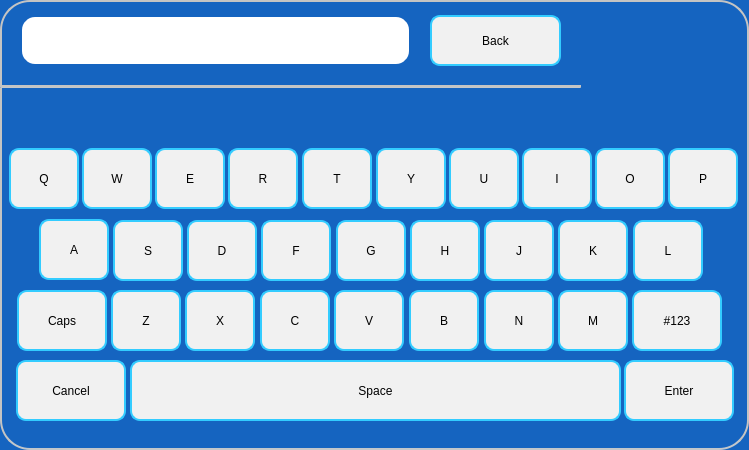
  <widget class="QFrame" name="frEnglishAlpha">
   <property name="geometry">
    <rect>
     <x>10</x>
     <y>10</y>
     <width>749</width>
     <height>450</height>
    </rect>
   </property>
   <property name="styleSheet">
    <string notr="true">	 border: 2px solid #C4C4C3;
    border-bottom-color: #C2C7CB; /* same as the pane color */
    border-radius: 30px;
color: rgb(0, 0, 0);
font: 75 16pt &quot;Roboto Medium&quot;;
background-color: rgb(21, 100, 192);</string>
   </property>
   <property name="frameShape">
    <enum>QFrame::StyledPanel</enum>
   </property>
   <property name="frameShadow">
    <enum>QFrame::Raised</enum>
   </property>
   <widget class="QPushButton" name="pbQ">
    <property name="geometry">
     <rect>
      <x>9</x>
      <y>148</y>
      <width>70</width>
      <height>61</height>
     </rect>
    </property>
    <property name="focusPolicy">
     <enum>Qt::NoFocus</enum>
    </property>
    <property name="styleSheet">
     <string notr="true">background-color: rgb(241, 241, 241);
border-width: 2px;
border-color:  rgb(51, 204, 255);
border-style: solid;
border-radius: 10;
color: rgb(0, 0, 0);
font: 75 16pt &quot;Roboto Medium&quot;;</string>
    </property>
    <property name="text">
     <string>Q</string>
    </property>
   </widget>
   <widget class="QPushButton" name="pbW">
    <property name="geometry">
     <rect>
      <x>82</x>
      <y>148</y>
      <width>70</width>
      <height>61</height>
     </rect>
    </property>
    <property name="focusPolicy">
     <enum>Qt::NoFocus</enum>
    </property>
    <property name="styleSheet">
     <string notr="true">background-color: rgb(241, 241, 241);
border-width: 2px;
border-color:  rgb(51, 204, 255);
border-style: solid;
border-radius: 10;
color: rgb(0, 0, 0);
font: 75 16pt &quot;Roboto Medium&quot;;</string>
    </property>
    <property name="text">
     <string>W</string>
    </property>
   </widget>
   <widget class="QPushButton" name="pbE">
    <property name="geometry">
     <rect>
      <x>155</x>
      <y>148</y>
      <width>70</width>
      <height>61</height>
     </rect>
    </property>
    <property name="focusPolicy">
     <enum>Qt::NoFocus</enum>
    </property>
    <property name="styleSheet">
     <string notr="true">background-color: rgb(241, 241, 241);
border-width: 2px;
border-color:  rgb(51, 204, 255);
border-style: solid;
border-radius: 10;
color: rgb(0, 0, 0);
font: 75 16pt &quot;Roboto Medium&quot;;</string>
    </property>
    <property name="text">
     <string>E</string>
    </property>
   </widget>
   <widget class="QPushButton" name="pbR">
    <property name="geometry">
     <rect>
      <x>228</x>
      <y>148</y>
      <width>70</width>
      <height>61</height>
     </rect>
    </property>
    <property name="focusPolicy">
     <enum>Qt::NoFocus</enum>
    </property>
    <property name="styleSheet">
     <string notr="true">background-color: rgb(241, 241, 241);
border-width: 2px;
border-color:  rgb(51, 204, 255);
border-style: solid;
border-radius: 10;
color: rgb(0, 0, 0);
font: 75 16pt &quot;Roboto Medium&quot;;</string>
    </property>
    <property name="text">
     <string>R</string>
    </property>
   </widget>
   <widget class="QPushButton" name="pbT">
    <property name="geometry">
     <rect>
      <x>302</x>
      <y>148</y>
      <width>70</width>
      <height>61</height>
     </rect>
    </property>
    <property name="focusPolicy">
     <enum>Qt::NoFocus</enum>
    </property>
    <property name="styleSheet">
     <string notr="true">background-color: rgb(241, 241, 241);
border-width: 2px;
border-color:  rgb(51, 204, 255);
border-style: solid;
border-radius: 10;
color: rgb(0, 0, 0);
font: 75 16pt &quot;Roboto Medium&quot;;</string>
    </property>
    <property name="text">
     <string>T</string>
    </property>
   </widget>
   <widget class="QPushButton" name="pbY">
    <property name="geometry">
     <rect>
      <x>376</x>
      <y>148</y>
      <width>70</width>
      <height>61</height>
     </rect>
    </property>
    <property name="focusPolicy">
     <enum>Qt::NoFocus</enum>
    </property>
    <property name="styleSheet">
     <string notr="true">background-color: rgb(241, 241, 241);
border-width: 2px;
border-color:  rgb(51, 204, 255);
border-style: solid;
border-radius: 10;
color: rgb(0, 0, 0);
font: 75 16pt &quot;Roboto Medium&quot;;</string>
    </property>
    <property name="text">
     <string>Y</string>
    </property>
   </widget>
   <widget class="QPushButton" name="pbU">
    <property name="geometry">
     <rect>
      <x>449</x>
      <y>148</y>
      <width>70</width>
      <height>61</height>
     </rect>
    </property>
    <property name="focusPolicy">
     <enum>Qt::NoFocus</enum>
    </property>
    <property name="styleSheet">
     <string notr="true">background-color: rgb(241, 241, 241);
border-width: 2px;
border-color:  rgb(51, 204, 255);
border-style: solid;
border-radius: 10;
color: rgb(0, 0, 0);
font: 75 16pt &quot;Roboto Medium&quot;;</string>
    </property>
    <property name="text">
     <string>U</string>
    </property>
   </widget>
   <widget class="QPushButton" name="pbI">
    <property name="geometry">
     <rect>
      <x>522</x>
      <y>148</y>
      <width>70</width>
      <height>61</height>
     </rect>
    </property>
    <property name="focusPolicy">
     <enum>Qt::NoFocus</enum>
    </property>
    <property name="styleSheet">
     <string notr="true">background-color: rgb(241, 241, 241);
border-width: 2px;
border-color:  rgb(51, 204, 255);
border-style: solid;
border-radius: 10;
color: rgb(0, 0, 0);
font: 75 16pt &quot;Roboto Medium&quot;;</string>
    </property>
    <property name="text">
     <string>I</string>
    </property>
   </widget>
   <widget class="QPushButton" name="pbO">
    <property name="geometry">
     <rect>
      <x>595</x>
      <y>148</y>
      <width>70</width>
      <height>61</height>
     </rect>
    </property>
    <property name="focusPolicy">
     <enum>Qt::NoFocus</enum>
    </property>
    <property name="styleSheet">
     <string notr="true">background-color: rgb(241, 241, 241);
border-width: 2px;
border-color:  rgb(51, 204, 255);
border-style: solid;
border-radius: 10;
color: rgb(0, 0, 0);
font: 75 16pt &quot;Roboto Medium&quot;;</string>
    </property>
    <property name="text">
     <string>O</string>
    </property>
   </widget>
   <widget class="QPushButton" name="pbP">
    <property name="geometry">
     <rect>
      <x>668</x>
      <y>148</y>
      <width>70</width>
      <height>61</height>
     </rect>
    </property>
    <property name="focusPolicy">
     <enum>Qt::NoFocus</enum>
    </property>
    <property name="styleSheet">
     <string notr="true">background-color: rgb(241, 241, 241);
border-width: 2px;
border-color:  rgb(51, 204, 255);
border-style: solid;
border-radius: 10;
color: rgb(0, 0, 0);
font: 75 16pt &quot;Roboto Medium&quot;;</string>
    </property>
    <property name="text">
     <string>P</string>
    </property>
   </widget>
   <widget class="QPushButton" name="pbA">
    <property name="geometry">
     <rect>
      <x>39</x>
      <y>219</y>
      <width>70</width>
      <height>61</height>
     </rect>
    </property>
    <property name="focusPolicy">
     <enum>Qt::NoFocus</enum>
    </property>
    <property name="styleSheet">
     <string notr="true">background-color: rgb(241, 241, 241);
border-width: 2px;
border-color:  rgb(51, 204, 255);
border-style: solid;
border-radius: 10;
color: rgb(0, 0, 0);
font: 75 16pt &quot;Roboto Medium&quot;;</string>
    </property>
    <property name="text">
     <string>A</string>
    </property>
   </widget>
   <widget class="QPushButton" name="pbS">
    <property name="geometry">
     <rect>
      <x>113</x>
      <y>220</y>
      <width>70</width>
      <height>61</height>
     </rect>
    </property>
    <property name="focusPolicy">
     <enum>Qt::NoFocus</enum>
    </property>
    <property name="styleSheet">
     <string notr="true">background-color: rgb(241, 241, 241);
border-width: 2px;
border-color:  rgb(51, 204, 255);
border-style: solid;
border-radius: 10;
color: rgb(0, 0, 0);
font: 75 16pt &quot;Roboto Medium&quot;;</string>
    </property>
    <property name="text">
     <string>S</string>
    </property>
   </widget>
   <widget class="QPushButton" name="pbD">
    <property name="geometry">
     <rect>
      <x>187</x>
      <y>220</y>
      <width>70</width>
      <height>61</height>
     </rect>
    </property>
    <property name="focusPolicy">
     <enum>Qt::NoFocus</enum>
    </property>
    <property name="styleSheet">
     <string notr="true">background-color: rgb(241, 241, 241);
border-width: 2px;
border-color:  rgb(51, 204, 255);
border-style: solid;
border-radius: 10;
color: rgb(0, 0, 0);
font: 75 16pt &quot;Roboto Medium&quot;;</string>
    </property>
    <property name="text">
     <string>D</string>
    </property>
   </widget>
   <widget class="QPushButton" name="pbF">
    <property name="geometry">
     <rect>
      <x>261</x>
      <y>220</y>
      <width>70</width>
      <height>61</height>
     </rect>
    </property>
    <property name="focusPolicy">
     <enum>Qt::NoFocus</enum>
    </property>
    <property name="styleSheet">
     <string notr="true">background-color: rgb(241, 241, 241);
border-width: 2px;
border-color:  rgb(51, 204, 255);
border-style: solid;
border-radius: 10;
color: rgb(0, 0, 0);
font: 75 16pt &quot;Roboto Medium&quot;;</string>
    </property>
    <property name="text">
     <string>F</string>
    </property>
   </widget>
   <widget class="QPushButton" name="pbG">
    <property name="geometry">
     <rect>
      <x>336</x>
      <y>220</y>
      <width>70</width>
      <height>61</height>
     </rect>
    </property>
    <property name="focusPolicy">
     <enum>Qt::NoFocus</enum>
    </property>
    <property name="styleSheet">
     <string notr="true">background-color: rgb(241, 241, 241);
border-width: 2px;
border-color:  rgb(51, 204, 255);
border-style: solid;
border-radius: 10;
color: rgb(0, 0, 0);
font: 75 16pt &quot;Roboto Medium&quot;;</string>
    </property>
    <property name="text">
     <string>G</string>
    </property>
   </widget>
   <widget class="QPushButton" name="pbH">
    <property name="geometry">
     <rect>
      <x>410</x>
      <y>220</y>
      <width>70</width>
      <height>61</height>
     </rect>
    </property>
    <property name="focusPolicy">
     <enum>Qt::NoFocus</enum>
    </property>
    <property name="styleSheet">
     <string notr="true">background-color: rgb(241, 241, 241);
border-width: 2px;
border-color:  rgb(51, 204, 255);
border-style: solid;
border-radius: 10;
color: rgb(0, 0, 0);
font: 75 16pt &quot;Roboto Medium&quot;;</string>
    </property>
    <property name="text">
     <string>H</string>
    </property>
   </widget>
   <widget class="QPushButton" name="pbJ">
    <property name="geometry">
     <rect>
      <x>484</x>
      <y>220</y>
      <width>70</width>
      <height>61</height>
     </rect>
    </property>
    <property name="focusPolicy">
     <enum>Qt::NoFocus</enum>
    </property>
    <property name="styleSheet">
     <string notr="true">background-color: rgb(241, 241, 241);
border-width: 2px;
border-color:  rgb(51, 204, 255);
border-style: solid;
border-radius: 10;
color: rgb(0, 0, 0);
font: 75 16pt &quot;Roboto Medium&quot;;</string>
    </property>
    <property name="text">
     <string>J</string>
    </property>
   </widget>
   <widget class="QPushButton" name="pbK">
    <property name="geometry">
     <rect>
      <x>558</x>
      <y>220</y>
      <width>70</width>
      <height>61</height>
     </rect>
    </property>
    <property name="focusPolicy">
     <enum>Qt::NoFocus</enum>
    </property>
    <property name="styleSheet">
     <string notr="true">background-color: rgb(241, 241, 241);
border-width: 2px;
border-color:  rgb(51, 204, 255);
border-style: solid;
border-radius: 10;
color: rgb(0, 0, 0);
font: 75 16pt &quot;Roboto Medium&quot;;</string>
    </property>
    <property name="text">
     <string>K</string>
    </property>
   </widget>
   <widget class="QPushButton" name="pbL">
    <property name="geometry">
     <rect>
      <x>633</x>
      <y>220</y>
      <width>70</width>
      <height>61</height>
     </rect>
    </property>
    <property name="focusPolicy">
     <enum>Qt::NoFocus</enum>
    </property>
    <property name="styleSheet">
     <string notr="true">background-color: rgb(241, 241, 241);
border-width: 2px;
border-color:  rgb(51, 204, 255);
border-style: solid;
border-radius: 10;
color: rgb(0, 0, 0);
font: 75 16pt &quot;Roboto Medium&quot;;</string>
    </property>
    <property name="text">
     <string>L</string>
    </property>
   </widget>
   <widget class="QPushButton" name="pbZ">
    <property name="geometry">
     <rect>
      <x>111</x>
      <y>290</y>
      <width>70</width>
      <height>61</height>
     </rect>
    </property>
    <property name="focusPolicy">
     <enum>Qt::NoFocus</enum>
    </property>
    <property name="styleSheet">
     <string notr="true">background-color: rgb(241, 241, 241);
border-width: 2px;
border-color:  rgb(51, 204, 255);
border-style: solid;
border-radius: 10;
color: rgb(0, 0, 0);
font: 75 16pt &quot;Roboto Medium&quot;;</string>
    </property>
    <property name="text">
     <string>Z</string>
    </property>
   </widget>
   <widget class="QPushButton" name="pbX">
    <property name="geometry">
     <rect>
      <x>185</x>
      <y>290</y>
      <width>70</width>
      <height>61</height>
     </rect>
    </property>
    <property name="focusPolicy">
     <enum>Qt::NoFocus</enum>
    </property>
    <property name="styleSheet">
     <string notr="true">background-color: rgb(241, 241, 241);
border-width: 2px;
border-color:  rgb(51, 204, 255);
border-style: solid;
border-radius: 10;
color: rgb(0, 0, 0);
font: 75 16pt &quot;Roboto Medium&quot;;</string>
    </property>
    <property name="text">
     <string>X</string>
    </property>
   </widget>
   <widget class="QPushButton" name="pbC">
    <property name="geometry">
     <rect>
      <x>260</x>
      <y>290</y>
      <width>70</width>
      <height>61</height>
     </rect>
    </property>
    <property name="focusPolicy">
     <enum>Qt::NoFocus</enum>
    </property>
    <property name="styleSheet">
     <string notr="true">background-color: rgb(241, 241, 241);
border-width: 2px;
border-color:  rgb(51, 204, 255);
border-style: solid;
border-radius: 10;
color: rgb(0, 0, 0);
font: 75 16pt &quot;Roboto Medium&quot;;</string>
    </property>
    <property name="text">
     <string>C</string>
    </property>
   </widget>
   <widget class="QPushButton" name="pbV">
    <property name="geometry">
     <rect>
      <x>334</x>
      <y>290</y>
      <width>70</width>
      <height>61</height>
     </rect>
    </property>
    <property name="focusPolicy">
     <enum>Qt::NoFocus</enum>
    </property>
    <property name="styleSheet">
     <string notr="true">background-color: rgb(241, 241, 241);
border-width: 2px;
border-color:  rgb(51, 204, 255);
border-style: solid;
border-radius: 10;
color: rgb(0, 0, 0);
font: 75 16pt &quot;Roboto Medium&quot;;</string>
    </property>
    <property name="text">
     <string>V</string>
    </property>
   </widget>
   <widget class="QPushButton" name="pbB">
    <property name="geometry">
     <rect>
      <x>409</x>
      <y>290</y>
      <width>70</width>
      <height>61</height>
     </rect>
    </property>
    <property name="focusPolicy">
     <enum>Qt::NoFocus</enum>
    </property>
    <property name="styleSheet">
     <string notr="true">background-color: rgb(241, 241, 241);
border-width: 2px;
border-color:  rgb(51, 204, 255);
border-style: solid;
border-radius: 10;
color: rgb(0, 0, 0);
font: 75 16pt &quot;Roboto Medium&quot;;</string>
    </property>
    <property name="text">
     <string>B</string>
    </property>
   </widget>
   <widget class="QPushButton" name="pbN">
    <property name="geometry">
     <rect>
      <x>484</x>
      <y>290</y>
      <width>70</width>
      <height>61</height>
     </rect>
    </property>
    <property name="focusPolicy">
     <enum>Qt::NoFocus</enum>
    </property>
    <property name="styleSheet">
     <string notr="true">background-color: rgb(241, 241, 241);
border-width: 2px;
border-color:  rgb(51, 204, 255);
border-style: solid;
border-radius: 10;
color: rgb(0, 0, 0);
font: 75 16pt &quot;Roboto Medium&quot;;</string>
    </property>
    <property name="text">
     <string>N</string>
    </property>
   </widget>
   <widget class="QPushButton" name="pbM">
    <property name="geometry">
     <rect>
      <x>558</x>
      <y>290</y>
      <width>70</width>
      <height>61</height>
     </rect>
    </property>
    <property name="focusPolicy">
     <enum>Qt::NoFocus</enum>
    </property>
    <property name="styleSheet">
     <string notr="true">background-color: rgb(241, 241, 241);
border-width: 2px;
border-color:  rgb(51, 204, 255);
border-style: solid;
border-radius: 10;
color: rgb(0, 0, 0);
font: 75 16pt &quot;Roboto Medium&quot;;</string>
    </property>
    <property name="text">
     <string>M</string>
    </property>
   </widget>
   <widget class="QPushButton" name="pbCap">
    <property name="geometry">
     <rect>
      <x>17</x>
      <y>290</y>
      <width>90</width>
      <height>61</height>
     </rect>
    </property>
    <property name="focusPolicy">
     <enum>Qt::NoFocus</enum>
    </property>
    <property name="styleSheet">
     <string notr="true">background-color: rgb(241, 241, 241);
border-width: 2px;
border-color:  rgb(51, 204, 255);
border-style: solid;
border-radius: 10;
color: rgb(0, 0, 0);
font: 75 16pt &quot;Roboto Medium&quot;;</string>
    </property>
    <property name="text">
     <string>Caps</string>
    </property>
   </widget>
   <widget class="QPushButton" name="pbCancel">
    <property name="geometry">
     <rect>
      <x>16</x>
      <y>360</y>
      <width>110</width>
      <height>61</height>
     </rect>
    </property>
    <property name="focusPolicy">
     <enum>Qt::NoFocus</enum>
    </property>
    <property name="styleSheet">
     <string notr="true">background-color: rgb(241, 241, 241);
border-width: 2px;
border-color:  rgb(51, 204, 255);
border-style: solid;
border-radius: 10;
color: rgb(0, 0, 0);
font: 75 16pt &quot;Roboto Medium&quot;;</string>
    </property>
    <property name="text">
     <string>Cancel</string>
    </property>
   </widget>
   <widget class="QPushButton" name="pbSpace">
    <property name="geometry">
     <rect>
      <x>130</x>
      <y>360</y>
      <width>491</width>
      <height>61</height>
     </rect>
    </property>
    <property name="focusPolicy">
     <enum>Qt::NoFocus</enum>
    </property>
    <property name="styleSheet">
     <string notr="true">background-color: rgb(241, 241, 241);
border-width: 2px;
border-color:  rgb(51, 204, 255);
border-style: solid;
border-radius: 10;
color: rgb(0, 0, 0);
font: 75 16pt &quot;Roboto Medium&quot;;</string>
    </property>
    <property name="text">
     <string>Space</string>
    </property>
   </widget>
   <widget class="QPushButton" name="pbEnter">
    <property name="geometry">
     <rect>
      <x>624</x>
      <y>360</y>
      <width>110</width>
      <height>61</height>
     </rect>
    </property>
    <property name="focusPolicy">
     <enum>Qt::NoFocus</enum>
    </property>
    <property name="styleSheet">
     <string notr="true">background-color: rgb(241, 241, 241);
border-width: 2px;
border-color:  rgb(51, 204, 255);
border-style: solid;
border-radius: 10;
color: rgb(0, 0, 0);
font: 75 16pt &quot;Roboto Medium&quot;;</string>
    </property>
    <property name="text">
     <string>Enter</string>
    </property>
   </widget>
   <widget class="QPushButton" name="pb123">
    <property name="geometry">
     <rect>
      <x>632</x>
      <y>290</y>
      <width>90</width>
      <height>61</height>
     </rect>
    </property>
    <property name="focusPolicy">
     <enum>Qt::NoFocus</enum>
    </property>
    <property name="styleSheet">
     <string notr="true">background-color: rgb(241, 241, 241);
border-width: 2px;
border-color:  rgb(51, 204, 255);
border-style: solid;
border-radius: 10;
color: rgb(0, 0, 0);
font: 75 16pt &quot;Roboto Medium&quot;;</string>
    </property>
    <property name="text">
     <string>#123</string>
    </property>
   </widget>
   <widget class="QPushButton" name="pbBack">
    <property name="geometry">
     <rect>
      <x>430</x>
      <y>15</y>
      <width>131</width>
      <height>51</height>
     </rect>
    </property>
    <property name="focusPolicy">
     <enum>Qt::NoFocus</enum>
    </property>
    <property name="styleSheet">
     <string notr="true">background-color: rgb(241, 241, 241);
border-width: 2px;
border-color:  rgb(51, 204, 255);
border-style: solid;
border-radius: 10;
color: rgb(0, 0, 0);
font: 75 16pt &quot;Roboto Medium&quot;;</string>
    </property>
    <property name="text">
     <string>Back</string>
    </property>
   </widget>
   <widget class="QLineEdit" name="leInput">
    <property name="geometry">
     <rect>
      <x>20</x>
      <y>15</y>
      <width>391</width>
      <height>51</height>
     </rect>
    </property>
    <property name="focusPolicy">
     <enum>Qt::ClickFocus</enum>
    </property>
    <property name="contextMenuPolicy">
     <enum>Qt::NoContextMenu</enum>
    </property>
    <property name="styleSheet">
     <string notr="true">QLineEdit { 
	padding: 1px 18px 1px 10px;
	background-color: rgb(255,255,255);
	border-width: 2px;
	border-color: rgb(21, 100, 192);
	border-style: solid;
	border-radius: 15;
	color: rgb(0, 0, 0);
	font: 75 16pt &quot;Roboto Medium&quot;;
}
QLineEdit:read-only {
	background-color: rgb(245,245,245);
}
QLineEdit[error=true] {
border-color: red;
}
QLineEdit[error=false] {
border-color: rgb(21, 100, 192);
}</string>
    </property>
    <property name="text">
     <string/>
    </property>
    <property name="maxLength">
     <number>50</number>
    </property>
   </widget>
   <widget class="Line" name="line">
    <property name="geometry">
     <rect>
      <x>0</x>
      <y>85</y>
      <width>581</width>
      <height>3</height>
     </rect>
    </property>
    <property name="orientation">
     <enum>Qt::Horizontal</enum>
    </property>
   </widget>
  </widget>
